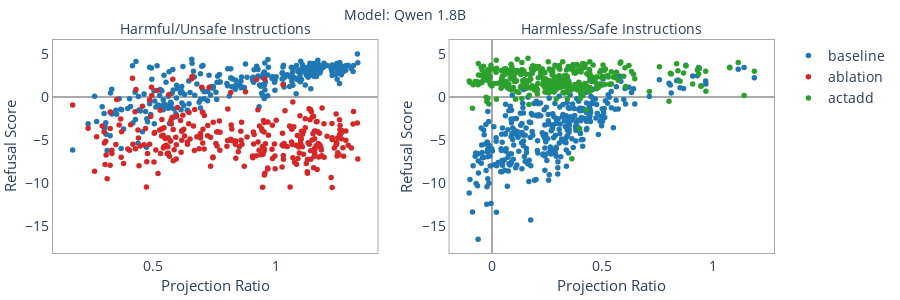
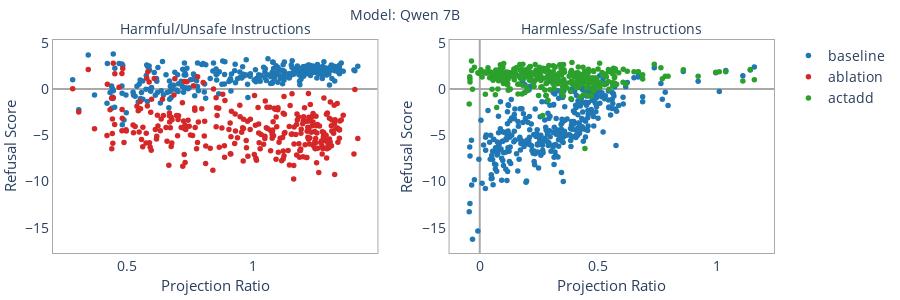
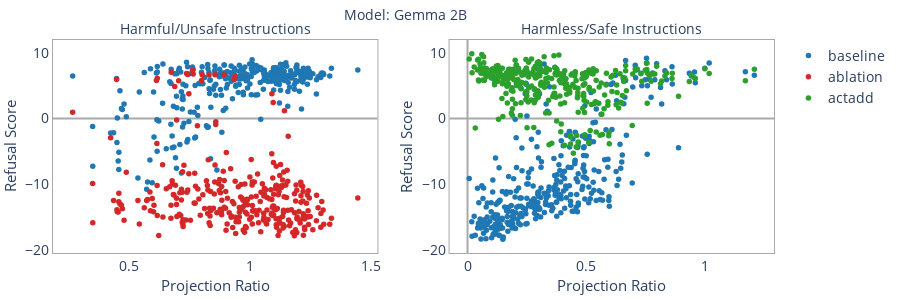
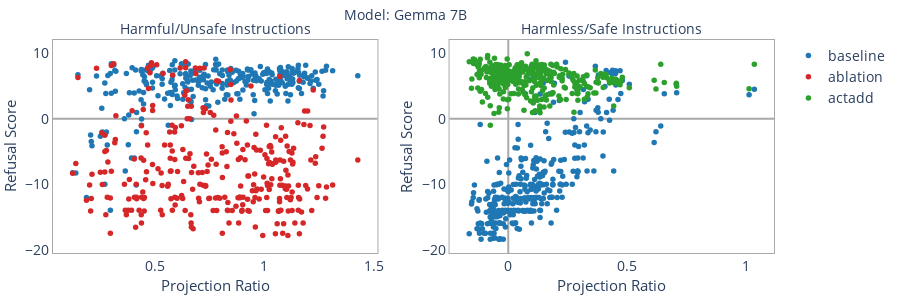

Notebook cell for these charts, in order:
### Markdown cell above
## Intervention Results

### Code cell
label_mapping = {"safe": "Harmless/Safe", "harmless": "Harmless/Safe", "harmful": "Harmful/Unsafe", "unsafe": "Harmful/Unsafe"}
baseline_df = pd.concat((harm_baseline_df, xstest_baseline_df))
baseline_df["label"] = baseline_df["label"].map(label_mapping)
intervention_df = pd.concat((harm_df, xstest_df))
intervention_df["label"] = intervention_df["label"].map(label_mapping)
for model in model_dirs:
    plot_intervention(baseline_df, intervention_df, model, labels=["Harmful/Unsafe", "Harmless/Safe"], width=900, height=300)

### Figure 1 — Plotly figure (JSON) as saved in the notebook; plotly's stock layout.template omitted (floating-point values rounded to 4 significant figures; data arrays with more than 128 entries replaced by an {"elided": "..."} marker saying what was removed)
{"data": [{"marker": {"color": "#1f77b4", "size": 5.5}, "mode": "markers", "name": "baseline", "showlegend": true, "type": "scatter", "x": {"elided": "300 float values"}, "xaxis": "x", "y": {"elided": "300 float values"}, "yaxis": "y"}, {"marker": {"color": "#d62728", "size": 5.5}, "mode": "markers", "name": "ablation", "showlegend": true, "type": "scatter", "x": {"elided": "300 float values"}, "xaxis": "x", "y": {"elided": "300 float values"}, "yaxis": "y"}, {"marker": {"color": "#1f77b4", "size": 5.5}, "mode": "markers", "name": "baseline", "showlegend": false, "type": "scatter", "x": {"elided": "350 float values"}, "xaxis": "x2", "y": {"elided": "350 float values"}, "yaxis": "y2"}, {"marker": {"color": "#2ca02c", "size": 5.5}, "mode": "markers", "name": "actadd", "showlegend": true, "type": "scatter", "x": {"elided": "350 float values"}, "xaxis": "x2", "y": {"elided": "350 float values"}, "yaxis": "y2"}], "layout": {"annotations": [{"font": {"size": 14}, "showarrow": false, "text": "Harmful/Unsafe Instructions", "x": 0.225, "xanchor": "center", "xref": "paper", "y": 1, "yanchor": "bottom", "yref": "paper"}, {"font": {"size": 14}, "showarrow": false, "text": "Harmless/Safe Instructions", "x": 0.775, "xanchor": "center", "xref": "paper", "y": 1, "yanchor": "bottom", "yref": "paper"}], "font": {"size": 14}, "height": 300, "legend": {"title": {"font": {"size": 14}}}, "margin": {"b": 20, "l": 20, "r": 10, "t": 40}, "plot_bgcolor": "white", "title": {"font": {"size": 14}, "text": "Model: Qwen 1.8B", "x": 0.45}, "width": 900, "xaxis": {"anchor": "y", "domain": [0, 0.45], "linecolor": "darkgrey", "linewidth": 1, "mirror": true, "showline": true, "title": {"font": {"size": 15}, "standoff": 5, "text": "Projection Ratio"}, "zeroline": true, "zerolinecolor": "darkgrey"}, "xaxis2": {"anchor": "y2", "domain": [0.55, 1], "linecolor": "darkgrey", "linewidth": 1, "mirror": true, "showline": true, "title": {"font": {"size": 15}, "standoff": 5, "text": "Projection Ratio"}, "zeroline": true, "zerolinecolor": "darkgrey"}, "yaxis": {"anchor": "x", "domain": [0, 1], "linecolor": "darkgrey", "linewidth": 1, "mirror": true, "showline": true, "showticklabels": true, "title": {"font": {"size": 15}, "standoff": 5, "text": "Refusal Score"}, "zeroline": true, "zerolinecolor": "darkgrey"}, "yaxis2": {"anchor": "x2", "domain": [0, 1], "linecolor": "darkgrey", "linewidth": 1, "matches": "y", "mirror": true, "showline": true, "showticklabels": true, "title": {"font": {"size": 15}, "standoff": 5, "text": "Refusal Score"}, "zeroline": true, "zerolinecolor": "darkgrey"}}}

### Figure 2 — Plotly figure (JSON) as saved in the notebook; plotly's stock layout.template omitted (floating-point values rounded to 4 significant figures; data arrays with more than 128 entries replaced by an {"elided": "..."} marker saying what was removed)
{"data": [{"marker": {"color": "#1f77b4", "size": 5.5}, "mode": "markers", "name": "baseline", "showlegend": true, "type": "scatter", "x": {"elided": "300 float values"}, "xaxis": "x", "y": {"elided": "300 float values"}, "yaxis": "y"}, {"marker": {"color": "#d62728", "size": 5.5}, "mode": "markers", "name": "ablation", "showlegend": true, "type": "scatter", "x": {"elided": "300 float values"}, "xaxis": "x", "y": {"elided": "300 float values"}, "yaxis": "y"}, {"marker": {"color": "#1f77b4", "size": 5.5}, "mode": "markers", "name": "baseline", "showlegend": false, "type": "scatter", "x": {"elided": "350 float values"}, "xaxis": "x2", "y": {"elided": "350 float values"}, "yaxis": "y2"}, {"marker": {"color": "#2ca02c", "size": 5.5}, "mode": "markers", "name": "actadd", "showlegend": true, "type": "scatter", "x": {"elided": "350 float values"}, "xaxis": "x2", "y": {"elided": "350 float values"}, "yaxis": "y2"}], "layout": {"annotations": [{"font": {"size": 14}, "showarrow": false, "text": "Harmful/Unsafe Instructions", "x": 0.225, "xanchor": "center", "xref": "paper", "y": 1, "yanchor": "bottom", "yref": "paper"}, {"font": {"size": 14}, "showarrow": false, "text": "Harmless/Safe Instructions", "x": 0.775, "xanchor": "center", "xref": "paper", "y": 1, "yanchor": "bottom", "yref": "paper"}], "font": {"size": 14}, "height": 300, "legend": {"title": {"font": {"size": 14}}}, "margin": {"b": 20, "l": 20, "r": 10, "t": 40}, "plot_bgcolor": "white", "title": {"font": {"size": 14}, "text": "Model: Qwen 7B", "x": 0.45}, "width": 900, "xaxis": {"anchor": "y", "domain": [0, 0.45], "linecolor": "darkgrey", "linewidth": 1, "mirror": true, "showline": true, "title": {"font": {"size": 15}, "standoff": 5, "text": "Projection Ratio"}, "zeroline": true, "zerolinecolor": "darkgrey"}, "xaxis2": {"anchor": "y2", "domain": [0.55, 1], "linecolor": "darkgrey", "linewidth": 1, "mirror": true, "showline": true, "title": {"font": {"size": 15}, "standoff": 5, "text": "Projection Ratio"}, "zeroline": true, "zerolinecolor": "darkgrey"}, "yaxis": {"anchor": "x", "domain": [0, 1], "linecolor": "darkgrey", "linewidth": 1, "mirror": true, "showline": true, "showticklabels": true, "title": {"font": {"size": 15}, "standoff": 5, "text": "Refusal Score"}, "zeroline": true, "zerolinecolor": "darkgrey"}, "yaxis2": {"anchor": "x2", "domain": [0, 1], "linecolor": "darkgrey", "linewidth": 1, "matches": "y", "mirror": true, "showline": true, "showticklabels": true, "title": {"font": {"size": 15}, "standoff": 5, "text": "Refusal Score"}, "zeroline": true, "zerolinecolor": "darkgrey"}}}

### Figure 3 — Plotly figure (JSON) as saved in the notebook; plotly's stock layout.template omitted (floating-point values rounded to 4 significant figures; data arrays with more than 128 entries replaced by an {"elided": "..."} marker saying what was removed)
{"data": [{"marker": {"color": "#1f77b4", "size": 5.5}, "mode": "markers", "name": "baseline", "showlegend": true, "type": "scatter", "x": {"elided": "300 float values"}, "xaxis": "x", "y": {"elided": "300 float values"}, "yaxis": "y"}, {"marker": {"color": "#d62728", "size": 5.5}, "mode": "markers", "name": "ablation", "showlegend": true, "type": "scatter", "x": {"elided": "300 float values"}, "xaxis": "x", "y": {"elided": "300 float values"}, "yaxis": "y"}, {"marker": {"color": "#1f77b4", "size": 5.5}, "mode": "markers", "name": "baseline", "showlegend": false, "type": "scatter", "x": {"elided": "350 float values"}, "xaxis": "x2", "y": {"elided": "350 float values"}, "yaxis": "y2"}, {"marker": {"color": "#2ca02c", "size": 5.5}, "mode": "markers", "name": "actadd", "showlegend": true, "type": "scatter", "x": {"elided": "350 float values"}, "xaxis": "x2", "y": {"elided": "350 float values"}, "yaxis": "y2"}], "layout": {"annotations": [{"font": {"size": 14}, "showarrow": false, "text": "Harmful/Unsafe Instructions", "x": 0.225, "xanchor": "center", "xref": "paper", "y": 1, "yanchor": "bottom", "yref": "paper"}, {"font": {"size": 14}, "showarrow": false, "text": "Harmless/Safe Instructions", "x": 0.775, "xanchor": "center", "xref": "paper", "y": 1, "yanchor": "bottom", "yref": "paper"}], "font": {"size": 14}, "height": 300, "legend": {"title": {"font": {"size": 14}}}, "margin": {"b": 20, "l": 20, "r": 10, "t": 40}, "plot_bgcolor": "white", "title": {"font": {"size": 14}, "text": "Model: Gemma 2B", "x": 0.45}, "width": 900, "xaxis": {"anchor": "y", "domain": [0, 0.45], "linecolor": "darkgrey", "linewidth": 1, "mirror": true, "showline": true, "title": {"font": {"size": 15}, "standoff": 5, "text": "Projection Ratio"}, "zeroline": true, "zerolinecolor": "darkgrey"}, "xaxis2": {"anchor": "y2", "domain": [0.55, 1], "linecolor": "darkgrey", "linewidth": 1, "mirror": true, "showline": true, "title": {"font": {"size": 15}, "standoff": 5, "text": "Projection Ratio"}, "zeroline": true, "zerolinecolor": "darkgrey"}, "yaxis": {"anchor": "x", "domain": [0, 1], "linecolor": "darkgrey", "linewidth": 1, "mirror": true, "showline": true, "showticklabels": true, "title": {"font": {"size": 15}, "standoff": 5, "text": "Refusal Score"}, "zeroline": true, "zerolinecolor": "darkgrey"}, "yaxis2": {"anchor": "x2", "domain": [0, 1], "linecolor": "darkgrey", "linewidth": 1, "matches": "y", "mirror": true, "showline": true, "showticklabels": true, "title": {"font": {"size": 15}, "standoff": 5, "text": "Refusal Score"}, "zeroline": true, "zerolinecolor": "darkgrey"}}}

### Figure 4 — Plotly figure (JSON) as saved in the notebook; plotly's stock layout.template omitted (floating-point values rounded to 4 significant figures; data arrays with more than 128 entries replaced by an {"elided": "..."} marker saying what was removed)
{"data": [{"marker": {"color": "#1f77b4", "size": 5.5}, "mode": "markers", "name": "baseline", "showlegend": true, "type": "scatter", "x": {"elided": "300 float values"}, "xaxis": "x", "y": {"elided": "300 float values"}, "yaxis": "y"}, {"marker": {"color": "#d62728", "size": 5.5}, "mode": "markers", "name": "ablation", "showlegend": true, "type": "scatter", "x": {"elided": "300 float values"}, "xaxis": "x", "y": {"elided": "300 float values"}, "yaxis": "y"}, {"marker": {"color": "#1f77b4", "size": 5.5}, "mode": "markers", "name": "baseline", "showlegend": false, "type": "scatter", "x": {"elided": "350 float values"}, "xaxis": "x2", "y": {"elided": "350 float values"}, "yaxis": "y2"}, {"marker": {"color": "#2ca02c", "size": 5.5}, "mode": "markers", "name": "actadd", "showlegend": true, "type": "scatter", "x": {"elided": "350 float values"}, "xaxis": "x2", "y": {"elided": "350 float values"}, "yaxis": "y2"}], "layout": {"annotations": [{"font": {"size": 14}, "showarrow": false, "text": "Harmful/Unsafe Instructions", "x": 0.225, "xanchor": "center", "xref": "paper", "y": 1, "yanchor": "bottom", "yref": "paper"}, {"font": {"size": 14}, "showarrow": false, "text": "Harmless/Safe Instructions", "x": 0.775, "xanchor": "center", "xref": "paper", "y": 1, "yanchor": "bottom", "yref": "paper"}], "font": {"size": 14}, "height": 300, "legend": {"title": {"font": {"size": 14}}}, "margin": {"b": 20, "l": 20, "r": 10, "t": 40}, "plot_bgcolor": "white", "title": {"font": {"size": 14}, "text": "Model: Gemma 7B", "x": 0.45}, "width": 900, "xaxis": {"anchor": "y", "domain": [0, 0.45], "linecolor": "darkgrey", "linewidth": 1, "mirror": true, "showline": true, "title": {"font": {"size": 15}, "standoff": 5, "text": "Projection Ratio"}, "zeroline": true, "zerolinecolor": "darkgrey"}, "xaxis2": {"anchor": "y2", "domain": [0.55, 1], "linecolor": "darkgrey", "linewidth": 1, "mirror": true, "showline": true, "title": {"font": {"size": 15}, "standoff": 5, "text": "Projection Ratio"}, "zeroline": true, "zerolinecolor": "darkgrey"}, "yaxis": {"anchor": "x", "domain": [0, 1], "linecolor": "darkgrey", "linewidth": 1, "mirror": true, "showline": true, "showticklabels": true, "title": {"font": {"size": 15}, "standoff": 5, "text": "Refusal Score"}, "zeroline": true, "zerolinecolor": "darkgrey"}, "yaxis2": {"anchor": "x2", "domain": [0, 1], "linecolor": "darkgrey", "linewidth": 1, "matches": "y", "mirror": true, "showline": true, "showticklabels": true, "title": {"font": {"size": 15}, "standoff": 5, "text": "Refusal Score"}, "zeroline": true, "zerolinecolor": "darkgrey"}}}
